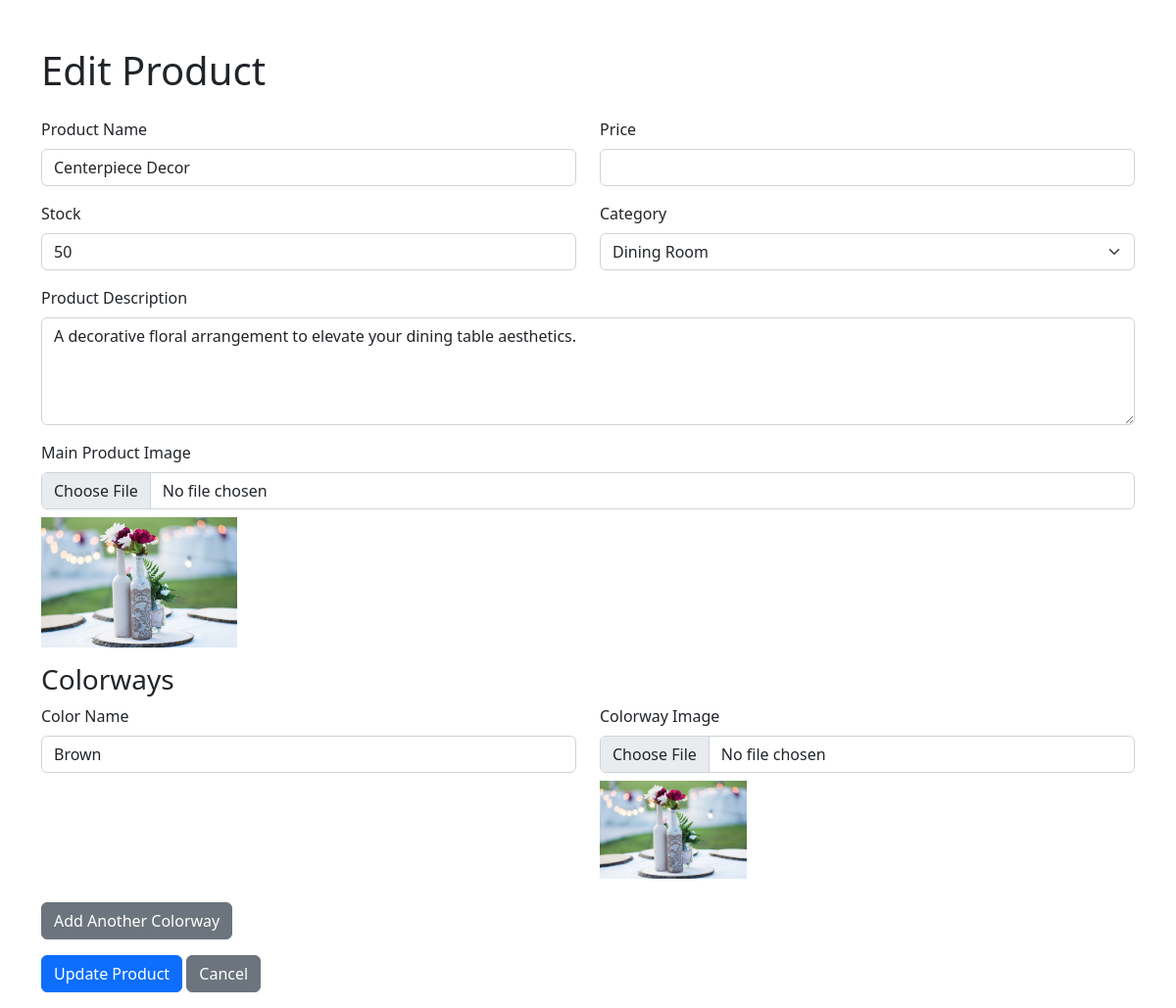
The app's page /edit_product.php?id=5 with its own data.
### tables this page shows
CREATE TABLE `products` (
  `id` int(11) NOT NULL,
  `main_image` varchar(255) NOT NULL,
  `name` varchar(100) NOT NULL,
  `price` decimal(10,2) NOT NULL,
  `description` text NOT NULL,
  `stock` int(11) DEFAULT 0,
  `category` enum('Living Room','Bedroom','Dining Room') NOT NULL
);

CREATE TABLE `product_colorways` (
  `id` int(11) NOT NULL,
  `product_id` int(11) NOT NULL,
  `color_name` varchar(100) NOT NULL,
  `image_path` varchar(255) DEFAULT NULL,
  `is_default` tinyint(1) DEFAULT 0
);

### edit_product.php (the view, shortened to what this page needs)
<?php
$host = 'localhost';
$dbname = 'furn_db';
$username = 'root';
$password = '';
try {
    $pdo = new PDO("mysql:host=$host;dbname=$dbname;charset=utf8mb4", $username, $password);
    $pdo->setAttribute(PDO::ATTR_ERRMODE, PDO::ERRMODE_EXCEPTION);
    $pdo->setAttribute(PDO::ATTR_DEFAULT_FETCH_MODE, PDO::FETCH_ASSOC);
} catch (PDOException $e) {
    $_SESSION['error'] = 'Database connection failed: ' . $e->getMessage();
    header('Location: admin_products.php');
    exit();
}
$product = null;
$colorways = [];
$product_id = (int)$_GET['id'];
try {
    $stmt = $pdo->prepare("SELECT * FROM products WHERE id = ?");
    $stmt->execute([$product_id]);
    $product = $stmt->fetch();
    $colorway_stmt = $pdo->prepare("SELECT * FROM product_colorways WHERE product_id = ?");
    $colorway_stmt->execute([$product_id]);
    $colorways = $colorway_stmt->fetchAll();
} catch (PDOException $e) {
    $_SESSION['error'] = 'Error fetching product details: ' . $e->getMessage();
    header('Location: admin_products.php');
    exit();
}
?>
<!DOCTYPE html>
<html lang="en">
<head>
    <link href="https://cdn.jsdelivr.net/npm/bootstrap@5.2.3/dist/css/bootstrap.min.css" rel="stylesheet">
</head>
<body>
<div class="container mt-5">
    <h1 class="mb-4">Edit Product</h1>
    <form method="POST" enctype="multipart/form-data">
        <div class="row">
            <div class="col-md-6 mb-3">
                <label class="form-label">Product Name</label>
                <input type="text" name="name" class="form-control"
                       value="<?php echo htmlspecialchars($product['name']); ?>" required>
            </div>
            <div class="col-md-6 mb-3">
                <label class="form-label">Price</label>
                <input type="number" name="price" step="0.01" class="form-control"
                       value="<?php echo number_format($product['price'], 2); ?>" required>
            </div>
        </div>
        <div class="row">
            <div class="col-md-6 mb-3">
                <label class="form-label">Stock</label>
                <input type="number" name="stock" class="form-control"
                       value="<?php echo $product['stock']; ?>" required>
            </div>
            <div class="col-md-6 mb-3">
                <label class="form-label">Category</label>
                <select name="category" class="form-select" required>
                    <option value="Dining Room"
                        <?php echo ($product['category'] === 'Dining Room') ? 'selected' : ''; ?>>
                        Dining Room
                    </option>
                </select>
            </div>
        </div>
        <div class="mb-3">
            <label class="form-label">Product Description</label>
            <textarea name="description" class="form-control" rows="4"
                      placeholder="Enter a detailed description of the product"><?php
                      echo htmlspecialchars($product['description'] ?? '');
                      ?></textarea>
        </div>
        <div class="mb-3">
            <label class="form-label">Main Product Image</label>
            <input type="file" name="main_image" class="form-control" accept="image/*">
            <?php if (!empty($product['main_image'])): ?>
                <div class="mt-2">
                    <img src="uploads/products/<?php echo htmlspecialchars($product['main_image']); ?>"
                         alt="Current Image" style="max-width: 200px; max-height: 200px;">
                </div>
            <?php endif; ?>
        </div>
        <div id="colorways-container">
            <h3>Colorways</h3>
            <?php
            $colorway_count = !empty($colorways) ? count($colorways) : 1;
            for ($i = 0; $i < $colorway_count; $i++):
            ?>
                <div class="colorway-group mb-3">
                    <div class="row">
                        <div class="col-md-6 mb-2">
                            <label class="form-label">Color Name</label>
                            <input type="text" name="colorway_names[]" class="form-control"
                                   value="<?php echo isset($colorways[$i]) ? htmlspecialchars($colorways[$i]['color_name']) : ''; ?>">
                        </div>
                        <div class="col-md-6 mb-2">
                            <label class="form-label">Colorway Image</label>
                            <input type="file" name="colorway_images[]" class="form-control" accept="image/*">
                            <?php if (isset($colorways[$i]) && !empty($colorways[$i]['image_path'])): ?>
                                <div class="mt-2">
                                    <img src="uploads/products/<?php echo htmlspecialchars($colorways[$i]['image_path']); ?>"
                                         alt="Colorway Image" style="max-width: 150px; max-height: 150px;">
                                </div>
                            <?php endif; ?>
                        </div>
                    </div>
                </div>
            <?php endfor; ?>
        </div>
        <div class="mb-3">
            <button type="button" id="add-colorway" class="btn btn-secondary">Add Another Colorway</button>
        </div>
        <div class="mb-3">
            <button type="submit" class="btn btn-primary">Update Product</button>
            <a href="admin_products.php" class="btn btn-secondary">Cancel</a>
        </div>
    </form>
</div>
</body>
</html>

### records on screen
products: name "Centerpiece Decor", stock "50", category "Dining Room", description "A decorative floral arrangement to elevate your dining table aesthetics.", main_image (picture)
product_colorways: color_name "Brown", image_path (picture)
